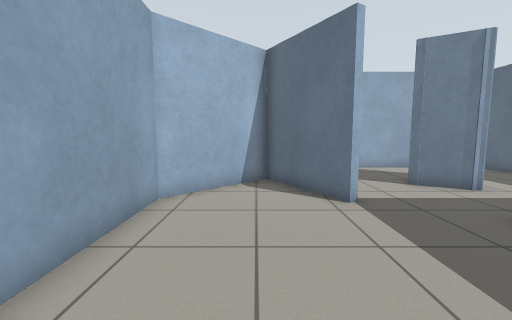
View 1 (above)

16 first-person views from a walk through a robot-simulator world made for Gazebo. The camera is 0.92 m above the floor, tilts 6° down and sees 90° across. The floor is counted in squares, 0.5 m on a side. Each view is taken from the middle of a square. On the plan, view 1 faces up. The plan holds only what a view shows up to about 15 squares ahead; the rest is blank.

View 2
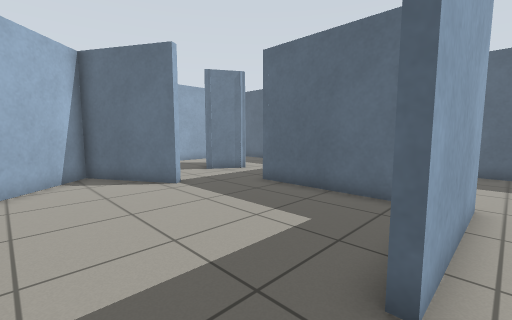

View 3
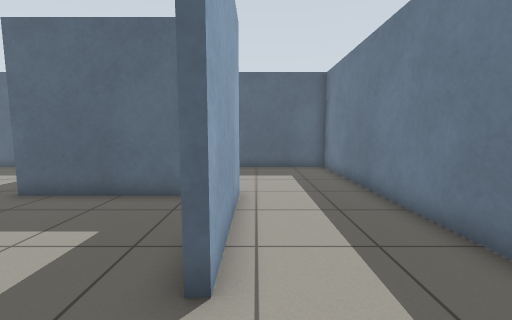

View 4
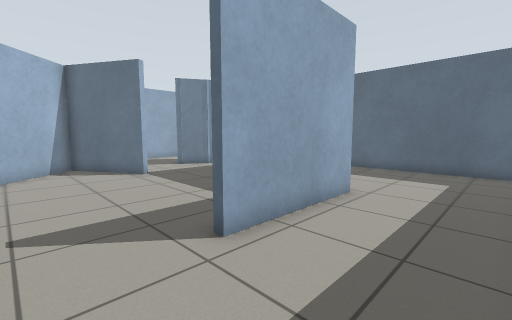

View 5
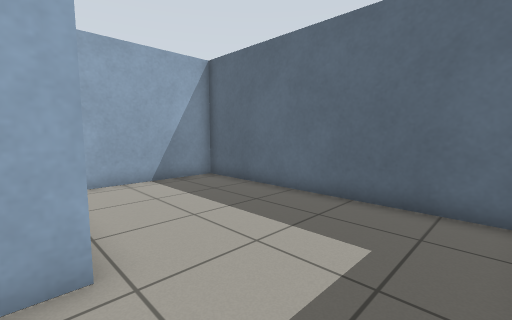

View 6
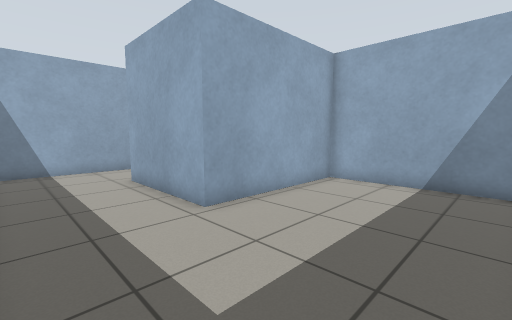

View 7
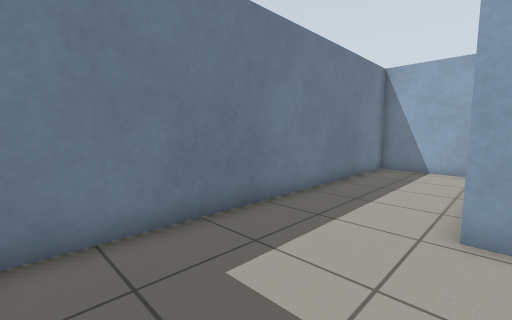

View 8
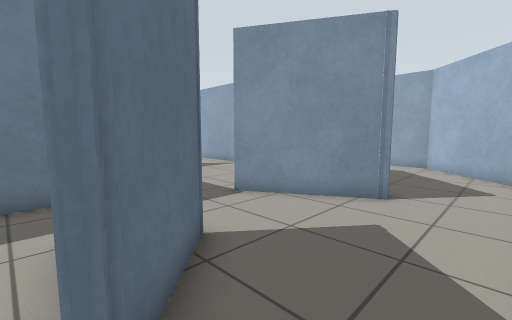

View 9
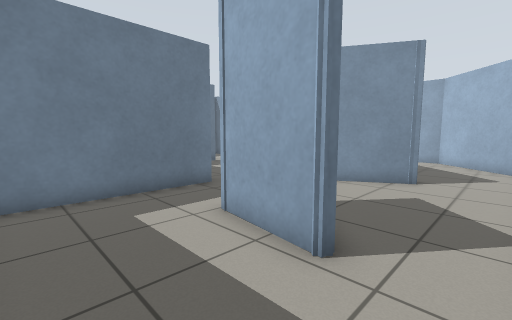

View 10
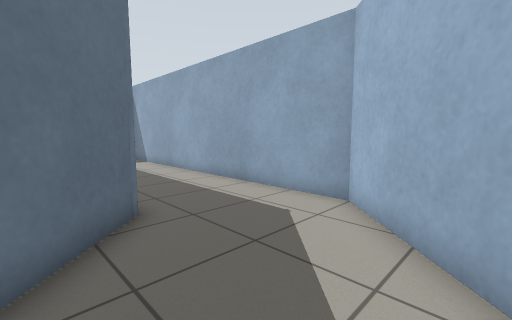

View 11
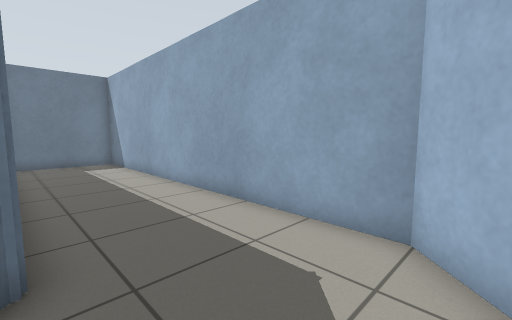

View 12
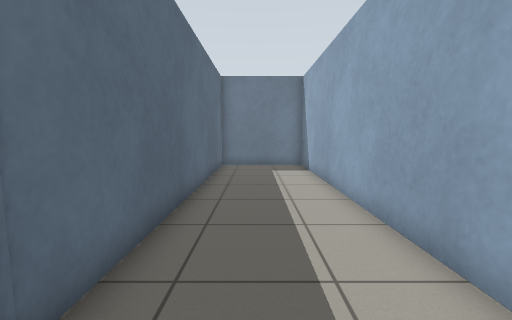

View 13
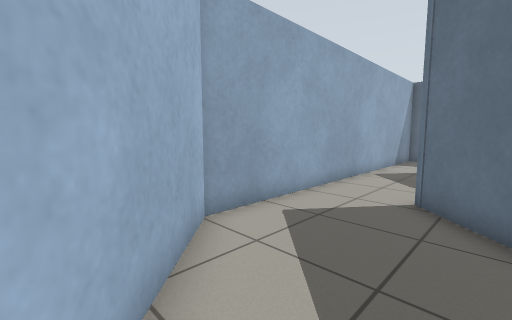

View 14
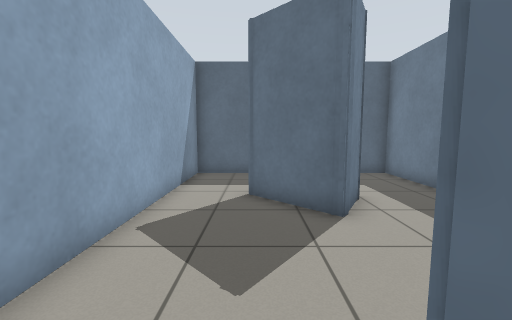

View 15
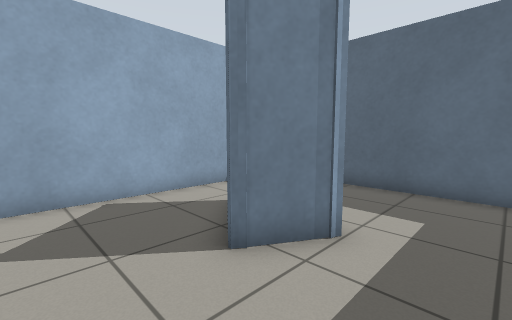

View 16
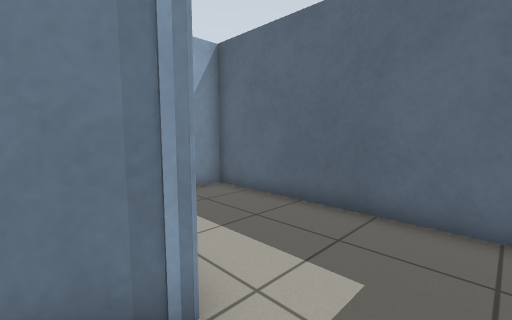

### Floor plan
Points are (right, up) in squares from view 1. A wall is a line through its corners. A room is listed if a view was taken in it or the views show most of it. See-through windows are left out.
Room 1 (view 1)
walls: (2.5, 6.6) (0.4, 10.2) (-2.7, 7.1) (-2.7, 2.5); (0.7, -1.5) (0.7, -1.1); (-2.7, -0.2) (-2.7, -1.4); (5.4, 0.1) (5.4, 5)
ways out: opening at (-1, -1) to room 2; opening at (3.5, 6) to room 3
Room 2 (views 2, 3, 4, 5, 6, 7)
walls: (-2.7, -1.4) (-2.7, -5.7) (11.8, -5.7) (11.8, 4.7) (5.7, 4.7) (5.7, -1.5) (0.7, -1.5)
ways out: opening at (-1, -1) to room 1
Room 3 (views 8, 9, 10, 11, 12, 13, 14, 15, 16)
walls: (5.4, 5) (11.8, 5) (11.8, 13.7) (-3.9, 13.7) (-7.7, 9.9) (-7.7, -5.7) (-3, -5.7) (-3, 7.2) (0.5, 10.7) (2.8, 6.7); (5.8, 8.8) (5.5, 9.1) (7.6, 11.3); (7.8, 11.2) (7.3, 8) (5.4, 9.1)
ways out: opening at (3.5, 6) to room 1

Positions as (right, up) in squares from view 1, and headings:
1: (0, 0), facing up
2: (-2, -2), facing up-right
3: (-2, -2), facing right
4: (-2, -5), facing up-right
5: (5, -5), facing up-right
6: (11, -5), facing up-left
7: (11, -1), facing down-left
8: (8, 13), facing down-left
9: (11, 13), facing down-left
10: (-1, 13), facing down-left
11: (-3, 11), facing down-left
12: (-5, 9), facing down
13: (-7, 9), facing up-right
14: (0, 11), facing right
15: (3, 6), facing up-right
16: (6, 6), facing up-right
